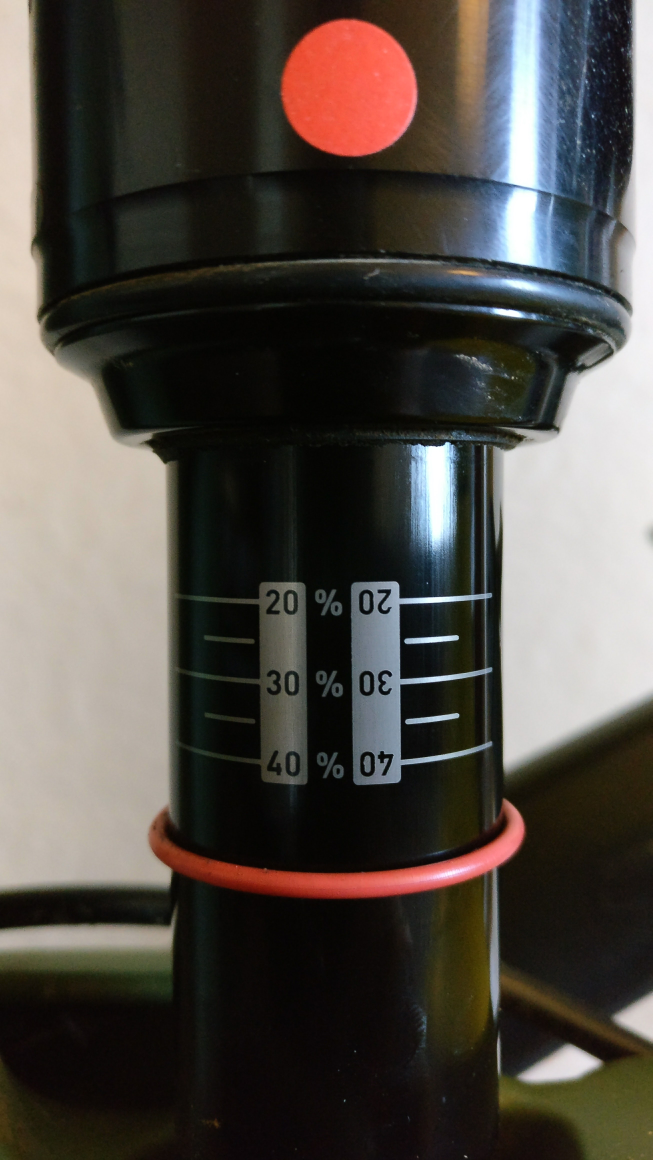
#> input picture images/100_rs.jpg, 2610 x 4640 px (shown at 1/4 size)
$ python circles.py   (Python 2 division)   (older library calls are emulated)
#> lines starting #> are read from the running program, lines starting #| are printed output that depends on the picture; after the words box and inside, x2 and y2 are one past the last pixel; in counts of white or black regions, pixels touching at a corner belong together; long printed decimals are rounded
import cv2
import numpy

def show_image(image, wait_time):
    try:
        cv2.imshow(str(image), image)
        cv2.waitKey(wait_time)
        return 0
    except cv2.error as e:
        print e.message

image = cv2.imread('../images/100_rs.jpg')
#> image is the input picture: shape (4640, 2610, 3); mean B, G, R 68.9, 74.5, 79.8
image_height, image_width = image.shape[:2]
#> image_height = 4640; image_width = 2610
upper_bound = numpy.array([90, 90, 255])
lower_bound = numpy.array([0, 0, 180])
mask = cv2.inRange(image, lower_bound, upper_bound)
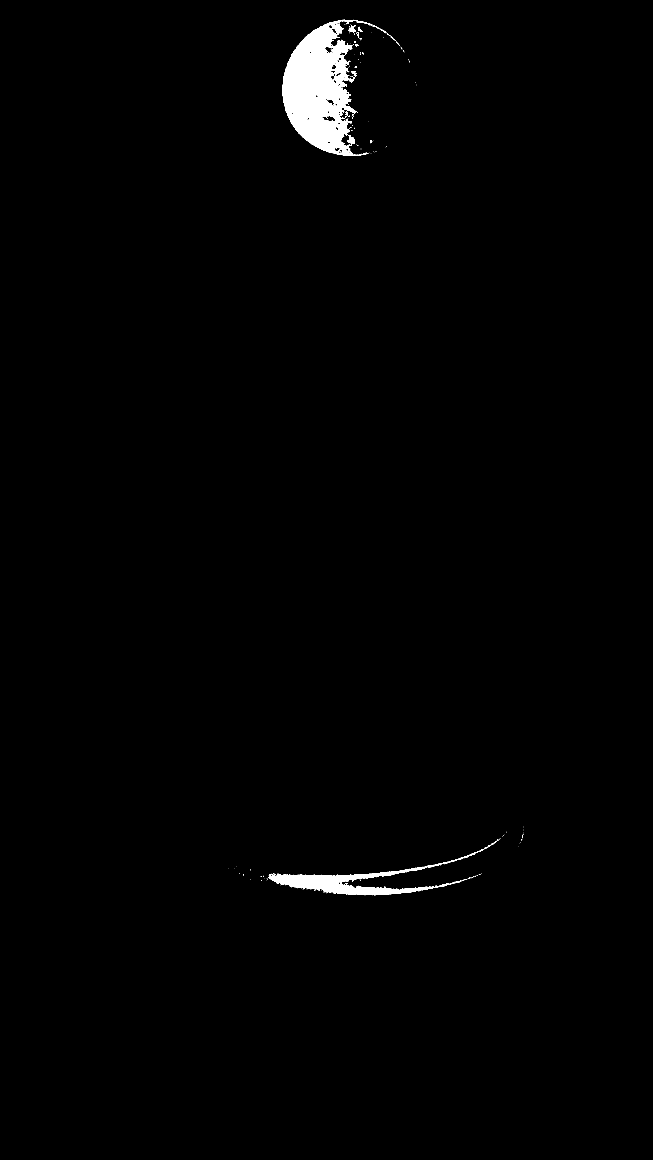
#> mask: shape (4640, 2610) (shown at 1/4 size); 1.1% white; 209 white regions (182 under 20 px), largest, box (x1, y1, x2, y2) and area: (1128, 79, 1429, 624) 99831, (1075, 3359, 1994, 3582) 28710, (1389, 541, 1420, 576) 574
marker = cv2.bitwise_and(image, image, mask=mask)
marker = cv2.cvtColor(marker, cv2.COLOR_BGR2GRAY)
#> marker: shape (4640, 2610)
circles = cv2.HoughCircles(marker, cv2.cv.CV_HOUGH_GRADIENT, 3, 500, minRadius=150, maxRadius=300)
#> circles = [[1399.5, 352.5, 269.1]]
orig = image.copy()
print circles[0]
#| [[1399.5  352.5  269.1]]
for c in circles[0,:]:
    if c[1] <= image_height / 2:
        print c
        cv2.circle(orig,(c[0],c[1]),c[2],(0,255,0),5)
    # draw the center of the circle
        cv2.circle(orig,(c[0],c[1]),2,(0,0,255),5)
#> this loop made 1 pass
#| [1399.5  352.5  269.1]
cv2.imwrite('HoughCircles.jpg',orig)

$ run again, with images/150_rs.jpg copied over images/100_rs.jpg
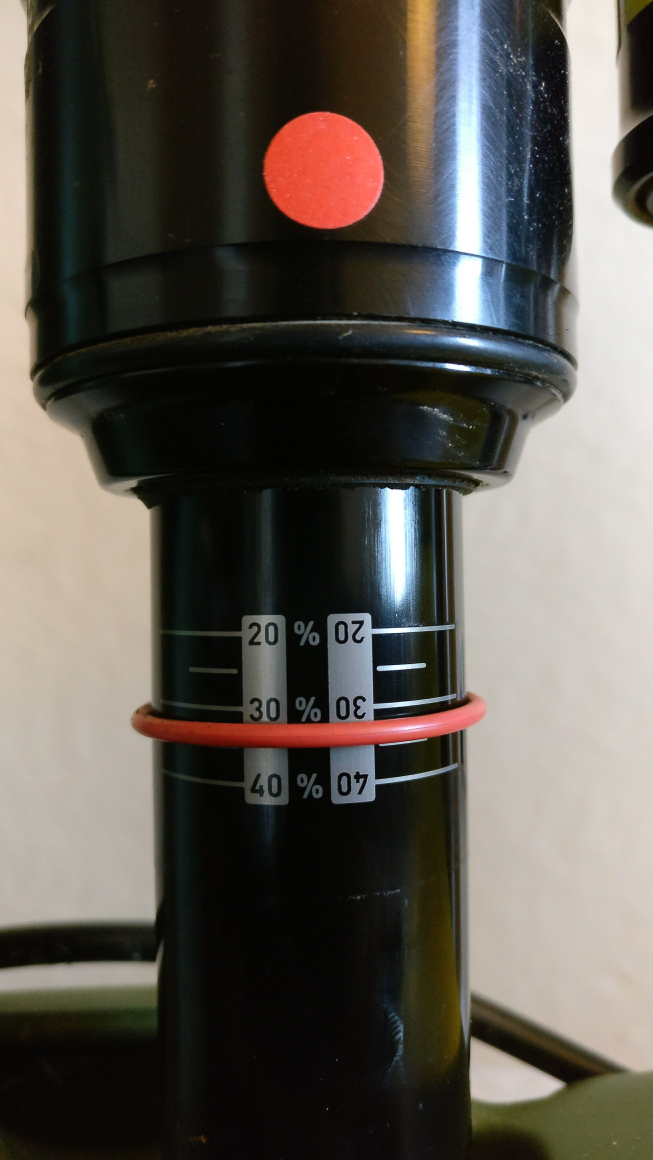
#> input picture images/150_rs.jpg, 2610 x 4640 px (shown at 1/4 size)
#> image is the input picture: shape (4640, 2610, 3); mean B, G, R 81.3, 88.1, 93.4
#> `mask = cv2.inRange(image, lower_bound, upper_bound)`:
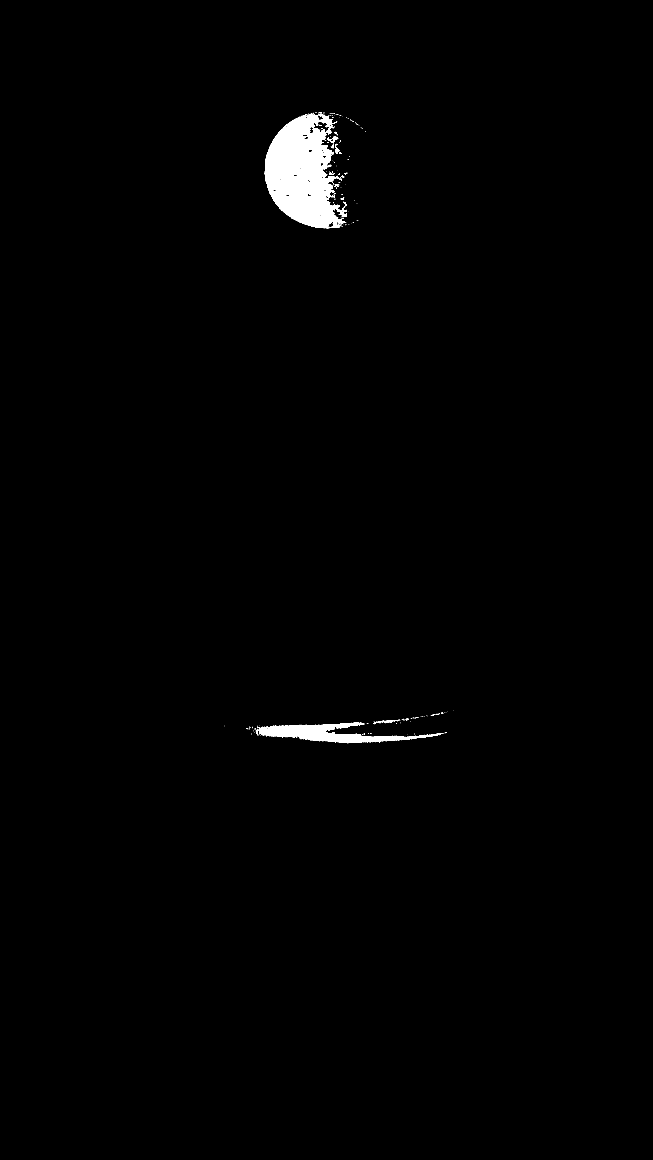
#> mask: shape (4640, 2610) (shown at 1/4 size); 0.99% white; 267 white regions (242 under 20 px), largest, box (x1, y1, x2, y2) and area: (1057, 454, 1388, 914) 93463, (1030, 2889, 1774, 2973) 23775, (1322, 544, 1353, 573) 354
#> circles = [[1285.5, 676.5, 227.1]]
#| [[1285.5  676.5  227.1]]
#> the loop `for c in circles[0,:]:` made 1 pass
#> (printed output is left out)

$ run again, with images/100_fox.jpg copied over images/100_rs.jpg
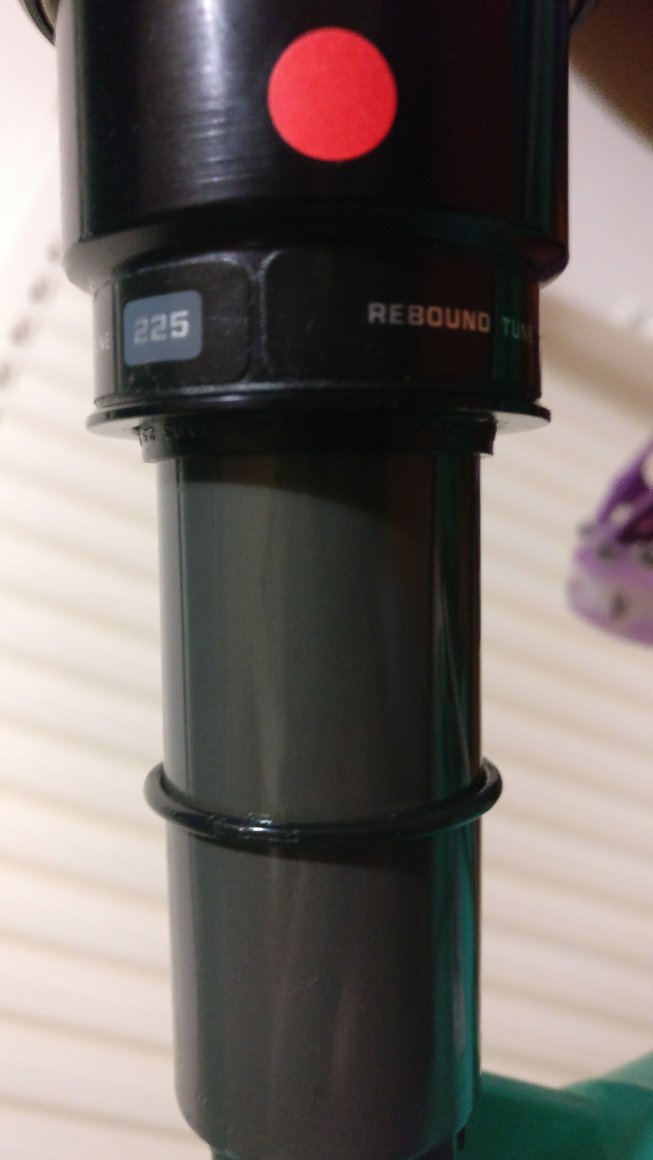
#> input picture images/100_fox.jpg, 2610 x 4640 px (shown at 1/4 size)
#> image is the input picture: shape (4640, 2610, 3); mean B, G, R 103.6, 107.3, 115.5
#> `mask = cv2.inRange(image, lower_bound, upper_bound)`:
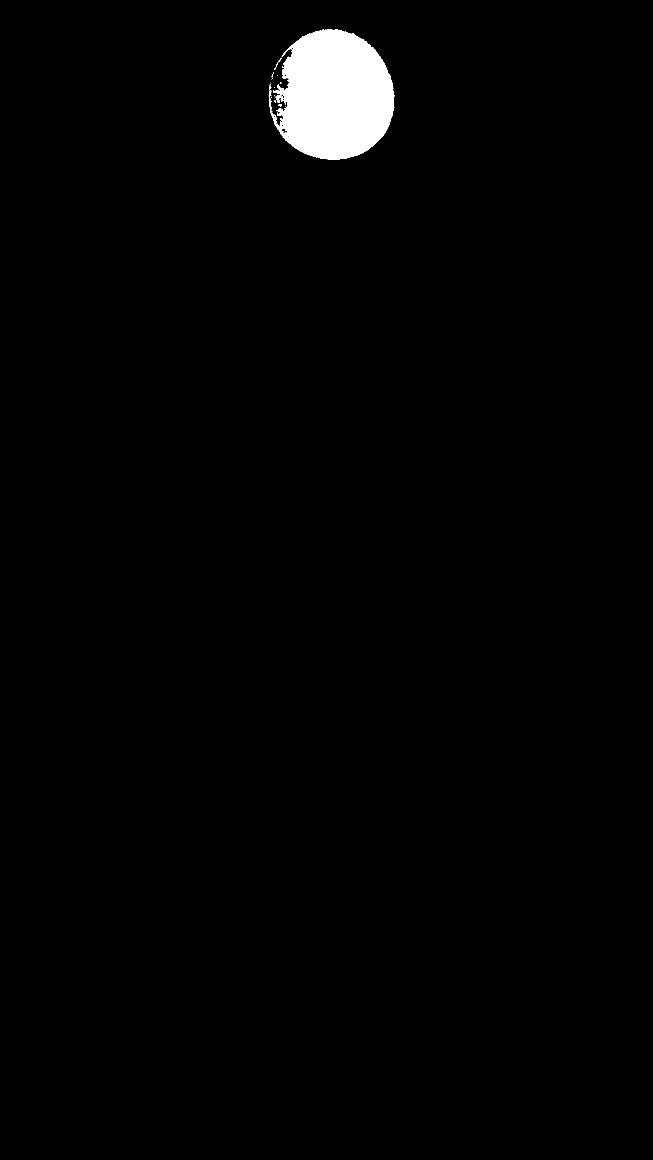
#> mask: shape (4640, 2610) (shown at 1/4 size); 1.6% white; 93 white regions (81 under 20 px), largest, box (x1, y1, x2, y2) and area: (1091, 117, 1578, 639) 189246, (1084, 452, 1114, 509) 446, (1075, 362, 1089, 451) 372
#> circles = [[1327.5, 382.5, 253.2]]
#| [[1327.5      382.5      253.200]]
#> the loop `for c in circles[0,:]:` made 1 pass
#> (printed output is left out)
